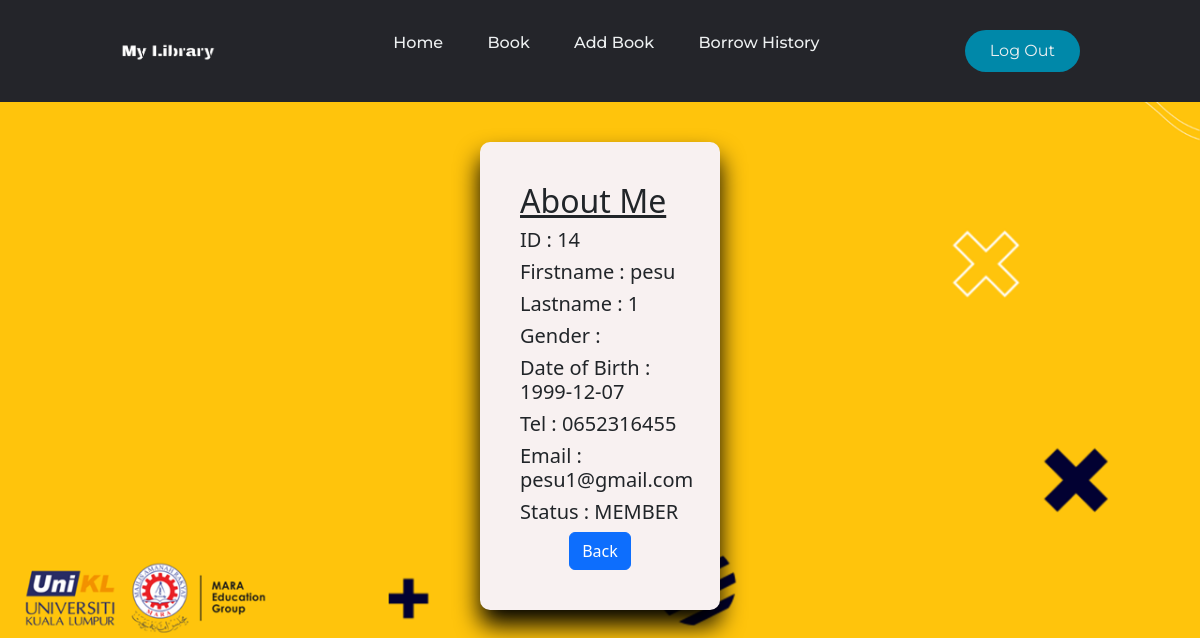
/user_info.php (signed in), run on the app's committed database.
### tables this page shows
CREATE TABLE `member` (
  `memberID` int(5) NOT NULL,
  `Firstname` varchar(255) NOT NULL,
  `Lastname` varchar(255) NOT NULL,
  `Gender` varchar(255) NOT NULL,
  `BirthDate` date NOT NULL,
  `Tel` varchar(255) NOT NULL,
  `Username` varchar(255) NOT NULL,
  `Password` varchar(255) NOT NULL,
  `Email` varchar(255) NOT NULL,
  `statusmem` varchar(6) NOT NULL
);

### user_info.php (the view, shortened to what this page needs)
<?php
if (!$_SESSION["UserID"] || $_SESSION["statusmem"] != "MEMBER") {
    Header("Location: index.php");
} else {
    include 'connectdb.php';
    $ID = $_SESSION["UserID"];
    $sql = "SELECT * FROM member WHERE memberID='$ID'";
    $result = mysqli_query($conn, $sql);
    $row = mysqli_fetch_array($result);
?>
    <!DOCTYPE html>
    <html lang="en">
    <head>
        <link rel="stylesheet" href="assets/vendor/css/style.css">
        <link rel="stylesheet" href="assets/vendor/css/nav.css">
        <link href="https://cdn.jsdelivr.net/npm/bootstrap@5.2.2/dist/css/bootstrap.min.css" rel="stylesheet">
    </head>
    <body>
        <header class="navi">
            <a href="ad_home.php"><img class="logo" src="assets/img/logo.png" alt="Logo"></a>
            <nav>
                <ul class="nav__links">
                    <li><a href="ad_home.php">Home</a></li>
                    <li><a href="ad_book_list.php">Book</a></li>
                    <li><a href="ad_add_book.php">Add Book</a></li>
                    <li><a href="ad_history.php">Borrow History</a></li>
                </ul>
            </nav>
            <a href="logout.php"><button>Log Out</button></a>
        </header>
        <?php
        $fname = $row['Firstname'];
        $lname = $row['Lastname'];
        $gender = $row['Gender'];
        $bdate= $row['BirthDate'];
        $tel = $row['Tel'];
        $em = $row['Email'];
        $stat = $row['statusmem'];
        ?>
        <div class="container">
            <div class="wrapper ">
                <div class="edit-box ">
                    <h2><u>About Me</u></h2>
                        <h5>ID : <?php echo $ID ?></h5>
                        <h5>Firstname : <?php echo $fname ?></h5>
                        <h5>Lastname : <?php echo $lname ?></h5>
                        <h5>Gender : <?php echo $gender ?></h5>
                        <h5>Date of Birth : <?php echo $bdate ?></h5>
                        <h5>Tel : <?php echo $tel ?></h5>
                        <h5>Email : <?php echo $em ?></h5>
                        <h5>Status : <?php echo $stat ?></h5>
                        <div class="d-flex justify-content-center mt-2">
                                <a href="user_home.php"><button class="btn btn-primary">Back</button></a>
                            </div>
                </div>
            </div>
        </div>
    </body>
    </html>
<?php } ?>

### data on the page
member: Firstname "pesu", Lastname "1", BirthDate "1999-12-07", Tel "0652316455", Email "pesu1@gmail.com", statusmem "MEMBER"

### other printed values
$ID "14"
